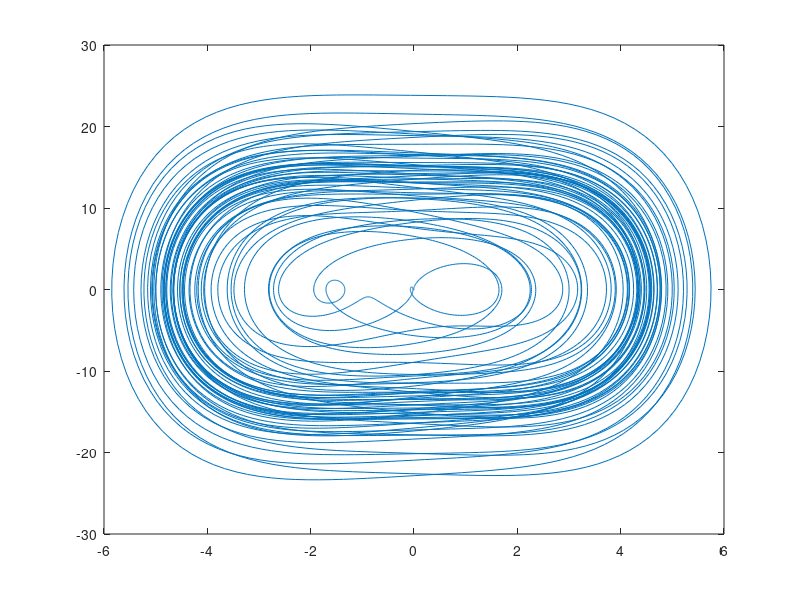

Write MATLAB code to recreate this figure.
% Bidirectional duffing SDOF system simulated using correlated white noise base excitation
%
clc;
clear;
% close all;
% % 
%% System parameters
m = 1;
omegax = 2*pi*0.2;
zetax = 0.05;
alphax = 1;
S0x = 0.005;

T = 100; % Total time of integration
dt = 0.01; % Time step
t = 0:dt:T-dt;    % Time vector
Nt = length(t);
Nsim = 1; % MC simulations

deltamat = [sqrt(dt)            0;
            dt^1.5/2    dt^1.5/(2*sqrt(3))];
%
sigx = 0.0001;%sqrt(2*pi*S0x);

% load DATA.mat
for j = 1:Nsim
    j
    %
    y = zeros(2,Nt);
    ff = 10*sin(2*pi*0.6*t);

    for i = 1:Nt-1
    FORCE = [0;ff(i)];
        
%     dZ1 = deltamat(2,:)*[DATA(1,i,j);DATA(1,i,j)]; % 1 x 1
%     dW1 = (deltamat(1,:)*[DATA(2,i,j);DATA(2,i,j)])'; % 1 x 1

    dZ1 = deltamat(2,:)*randn(2,1); % 1 x 1
    dW1 = (deltamat(1,:)*randn(2,1))'; % 1 x 1

    % b matrix
    b11 = 0;
    b21 = -sigx;

    b_coef = [b11;
              b21];    % 4 x 2
    
    % Drift Coefficients
    
    a1 = y(2,i);
    a2 = -2-zetax*omegax*y(2,i)-omegax^2*y(1,i)-alphax/m*(y(1,i))^3;
    
    a_coef = [a1; a2];
    
    % Higher order Moments
    L1a1=b21; 
    L1a2 = -2*zetax*omegax*b21;
    L2a1=0; 
    L2a2 = -2*zetax*omegax*0;
    
    L0a1=a2;
    L0a2 = -omegax^2*a1-2*zetax*omegax*a2-3*alphax/m*(y(1,i))^2*a1;
    
    DW1 = dW1;   % 1 x 1
    DZ1 = dZ1;   % 1 x 1

       L1a = [L1a1 L1a2]';
       L2a = [L2a1 L2a2]';
       L0a = [L0a1 L0a2]';
   
    y(:,i+1) = y(:,i) + a_coef.*dt + b_coef(:,1).*DW1 +...
               L1a.*DZ1 + L0a*0.5*dt^2 + FORCE*dt; 
    end

% Storage of variables,
Y1(j,:) = y(1,:);
Y2(j,:) = y(2,:);
end

%
% Sample solution of the Monte Carlo prediction :
u1= mean(Y1,1);

% figure,plot(t,u1,'b')
% figure(1),plot(t,u1,'b');hold on
%
% [f,s] = fftplot(dt,u1);
% figure(2),plot(f,s); xlim([0 5])
% hold on

u1d= mean(Y2,1);
figure(2),plot(u1,u1d);hold on

% End